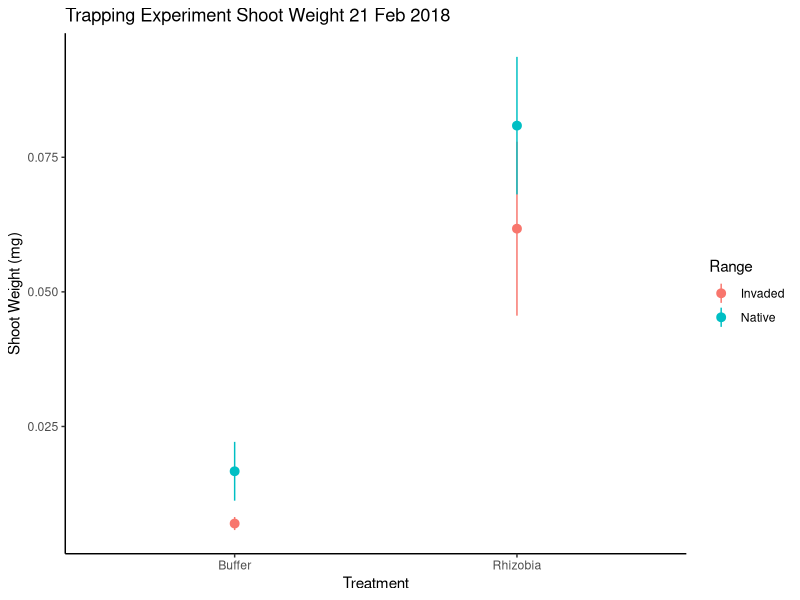
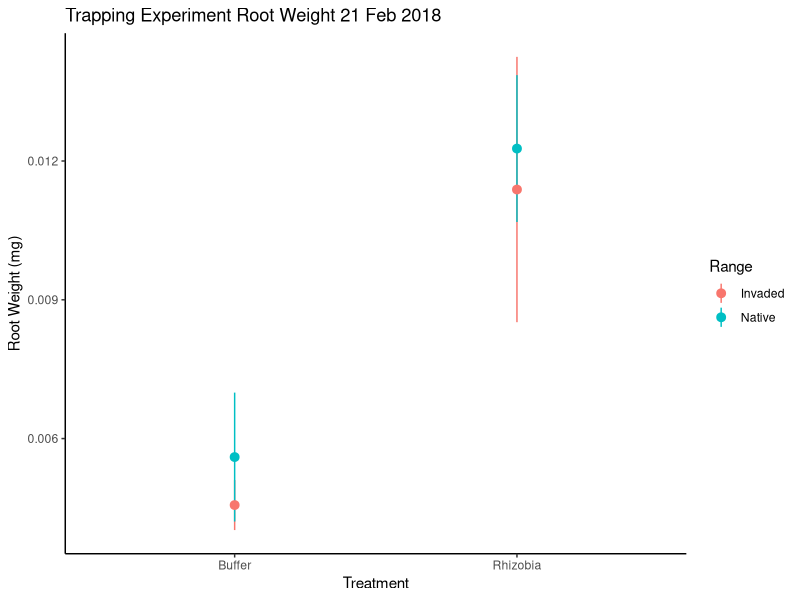
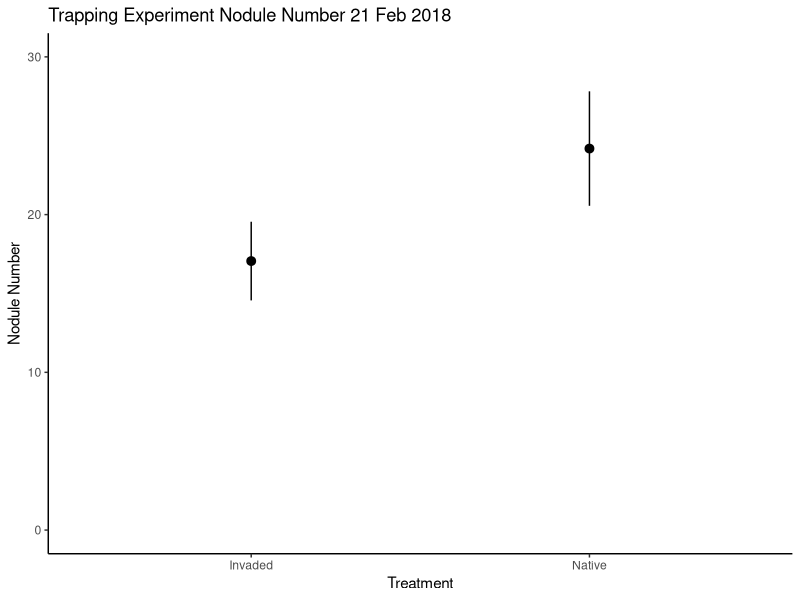
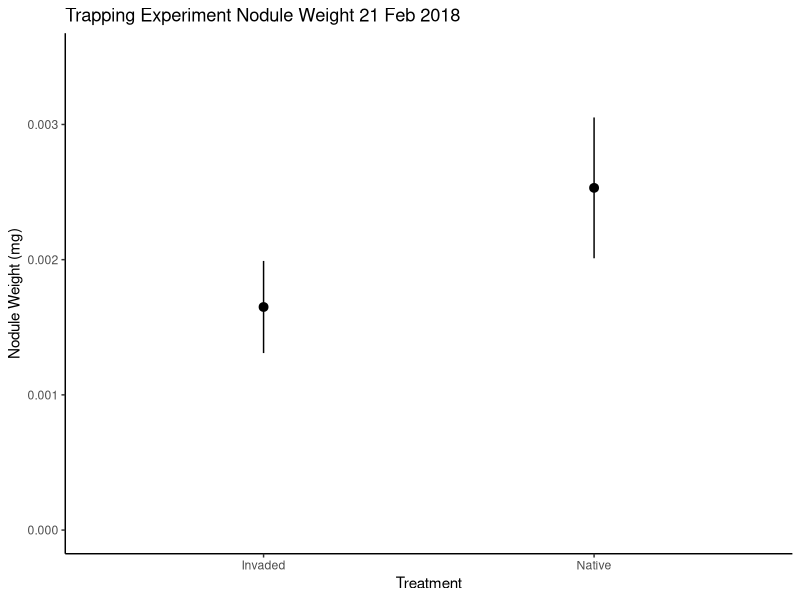

Here is the R script that generated these plots, in order: (Note: this script raises an error after producing the figures.)
## ---- chunk 1
knitr::opts_chunk$set(echo = TRUE)
## ---- chunk 2
library(ggplot2)
library(reshape2)
library(plyr)
library(dplyr)
library(car)
library(multcomp)
library(data.table)
library(lme4)
library(lmerTest)
library(emmeans)
## ---- chunk 3
setwd("~/Documents/Projects/Rhizobia_Pathogenic_Soil/results/processed_data/")
## ---- chunk 4
SRMort <- read.csv("Soil_Rhiz_All_Data20Feb2018.csv")
TrapMort <- read.csv("Trapping_Alll_Data20Feb2018.csv")

SRMort <- within(SRMort, Soil <- as.factor(paste(SoilConc, Inoculate)))
## ---- chunk 5
MortMod <- glmer(as.factor(Dead_0) ~ Treat * Range + (1 | Genotype), family = binomial(link = "logit"), data = TrapMort)

MortMod2 <- glm(as.factor(Dead_0) ~ Treatment * Range, family = binomial(link = "logit"), data = TrapMort)
## ---- chunk 6
car::Anova(MortMod) 
anova(MortMod2, test = "Chisq")

TrapBio <- subset(TrapMort, Treat != "Soil")

## ---- chunk 7
ShootMod <- lmer(ShootWeight ~ Treatment * Range + (1| Genotype), data = TrapBio)

## ---- chunk 8
anova(ShootMod)
ggplot(TrapBio, aes(x = Treatment, y = ShootWeight, colour = Range)) + stat_summary(fun.data = "mean_se") + theme_classic() + labs(x = "Treatment", y = "Shoot Weight (mg)", title = "Trapping Experiment Shoot Weight 21 Feb 2018")
## ---- chunk 9
RootMod <- lmer(RootWeight ~ Treatment * Range + (1| Genotype), data = TrapBio)
## ---- chunk 10
anova(RootMod)
ggplot(TrapBio, aes(x = Treatment, y = RootWeight, colour = Range)) + stat_summary(fun.data = "mean_se") + theme_classic() + labs(x = "Treatment", y = "Root Weight (mg)", title = "Trapping Experiment Root Weight 21 Feb 2018") 
## ---- chunk 11
NNMod <- lmer(NodNum ~ Range + (1| Genotype), data = TrapBio)
## ---- chunk 12
anova(NNMod)
ggplot(TrapBio, aes(x = Range, y = NodNum)) + stat_summary(fun.data = "mean_se") + theme_classic() + labs(x = "Treatment", y = "Nodule Number", title = "Trapping Experiment Nodule Number 21 Feb 2018")  + coord_cartesian(ylim = c(0,30))
## ---- chunk 13
NWMod <- lmer(NodWeight ~ Range + (1| Genotype), data = TrapBio)
## ---- chunk 14
anova(NWMod)
ggplot(TrapBio, aes(x = Range, y = NodWeight)) + stat_summary(fun.data = "mean_se") + theme_classic() + labs(x = "Treatment", y = "Nodule Weight (mg)", title = "Trapping Experiment Nodule Weight 21 Feb 2018")  + coord_cartesian(ylim = c(0,.0035)) 
## ---- chunk 15
SRMort$Treatment <- as.factor(SRMort$Treatment)
## ---- chunk 16
SRMortMod <- glm(DeadOrAlive ~ Treatment , family = binomial(link = "logit"), data = SRMort)
## ---- chunk 17
anova(SRMortMod, test = "Chisq")
## ---- chunk 18

SRMort$Survival <- ifelse(SRMort$DeadOrAlive == "Alive", 1,0)
ggplot(SRMort, aes(x = Treatment, y = Survival, colour = Inoculate, shape = SoilLocation)) + stat_summary(fun.data = "mean_se") + theme_classic() + labs(x = "Treatment", y = "Survival Rate", title = "SxR Experiment Mortality 21 Feb 2018") + facet_grid(. ~ SoilConc, scales = "free_x")
## ---- chunk 19
ggplot(SRMort, aes(x = SoilConc, y = Survival, colour = Inoculate)) + stat_summary(fun.data = "mean_se") + theme_classic() + labs(x = "Soil Concentration", y = "Survival Rate", title = "SxR Experiment Mortality 21 Feb 2018") #+ facet_grid(. ~ Match, scales = "free_x")
## ---- chunk 20
ggplot(SRMort, aes(x = Soil, y = Survival)) + stat_summary(fun.data = "mean_se") + theme_classic() + labs(x = "Soil Concentration", y = "Survival Rate", title = "SxR Experiment Mortality 21 Feb 2018") + facet_grid(. ~ Range, scales = "free_x") + theme(axis.text.x = element_text(angle = 45))


ggplot(SRMort, aes(x = Soil, y = Survival, colour = SoilLocation)) + stat_summary(fun.data = "mean_se") + theme_bw() + labs(x = "Soil Concentration", y = "Survival Rate", title = "SxR Experiment Mortality 21 Feb 2018") + facet_grid(SoilLocation ~ Range, scales = "free_x") + theme(axis.text.x = element_text(angle = 45))
## ---- chunk 21
SRMortMod3 <- glm(DeadOrAlive ~ Soil * Range * SoilLocation, family = binomial(link = "logit"), data = SRMort)
## ---- chunk 22
anova(SRMortMod3, test = "Chisq")
## ---- chunk 23
tt = lsmeans(SRMortMod3, specs = ~ Range | Soil:SoilLocation)
dd = pairs(tt)
summary(dd, by = NULL)
pairs(dd, by = "Soil")
## ---- chunk 24
ShootModSR <- lm(ShootWeight ~ Treatment * Range, data = SRMort)
## ---- chunk 25
anova(ShootModSR) 
## ---- chunk 26
ShootModSR <- lm(ShootWeight ~ Soil * Range * SoilLocation, data = SRMort)
## ---- chunk 27
anova(ShootModSR) 
## ---- chunk 28
ShootModSR <- lm(ShootWeight ~ Soil, data = SRMort)
summary(glht(ShootModSR, mcp(Soil = "Tukey")))
## ---- chunk 29

ggplot(SRMort, aes(x = Soil, y = ShootWeight, colour = Range)) + stat_summary(fun.data = "mean_se") + theme_bw() + labs(x = "Treatment", y = "Shoot Weight (mg)", title = "S x R Experiment Shoot Weight 21 Feb 2018") + theme(axis.text.x = element_text(angle = 45))
## ---- chunk 30
mod <- lm(ShootWeight ~ Soil * Range, data = SRMort)
tt = lsmeans(mod, specs = ~ Range | Soil)
dd = pairs(tt)
summary(dd, by = NULL)
## ---- chunk 31

SRMort_N <- subset(SRMort, Range == " Native")
ShootModSRs <- lm(ShootWeight ~ Soil , data = SRMort_N)
anova(ShootModSRs)
summary(glht(ShootModSRs, mcp(Soil = "Tukey")))
## ---- chunk 32
SRMort_I <- subset(SRMort, Range == "Invasive")
ShootModSRs <- lm(ShootWeight ~ Soil , data = SRMort_I)
Anova(ShootModSRs, type = "3")
summary(glht(ShootModSRs, mcp(Soil = "Tukey")))
## ---- chunk 33
RootModSR <- lm(RootWeight ~ Treatment * Range, data = SRMort)
anova(RootModSR) 
## ---- chunk 34
RootModSR <- lm(RootWeight ~ Soil * Range * SoilLocation, data = SRMort)
anova(RootModSR)
## ---- chunk 35
 ggplot(SRMort, aes(x = Soil, y = RootWeight)) + stat_summary(fun.data = "mean_se") + theme_bw() + labs(x = "Treatment", y = "Root Weight (mg)", title = "S x R Experiment Root Weight 21 Feb 2018") + facet_grid(SoilLocation ~ Range, scales = "free_x") + theme(axis.text.x = element_text(angle = 45))
## ---- chunk 36
tt = lsmeans(RootModSR, specs = ~ Range | Soil:SoilLocation)
dd = pairs(tt)
summary(dd, by = NULL)
pairs(dd, by = "Soil")
## ---- chunk 37
NNModSR <- lm(NodNum ~ Treatment * Range, data = SRMort)
anova(NNModSR) 

NNModSR <- lm(NodNum ~ Soil * Range * SoilLocation, data = SRMort)
anova(NNModSR) 
## ---- chunk 38
ggplot(SRMort, aes(x = Soil, y = NodNum)) + stat_summary(fun.data = "mean_se") + theme_classic() + labs(x = "Treatment", y = "Nodule Number", title = "S x R Experiment Nodule Number 21 Feb 2018") + facet_grid(SoilLocation ~ Range, scales = "free_x") + theme(axis.text.x = element_text(angle = 45))
## ---- chunk 39
# Native 
NNModSRs <- lm(NodNum ~ Soil , data = SRMort_N)
anova(NNModSRs)
summary(glht(NNModSRs, mcp(Soil = "Tukey")))

# Invasive
NNModSRs <- lm(NodNum ~ Soil , data = SRMort_I)
Anova(NNModSRs, type = "3")
summary(glht(NNModSRs, mcp(Soil = "Tukey")))
## ---- chunk 40
NWModSR <- lm(NodWeight ~ Treatment * Range, data = SRMort)
anova(NWModSR) 

NWModSR <- lm(NodWeight ~ Soil * Range * SoilLocation, data = SRMort)
anova(NWModSR) 
## ---- chunk 41
ggplot(SRMort, aes(x = Soil, y = NodWeight)) + stat_summary(fun.data = "mean_se") + theme_classic() + labs(x = "Treatment", y = "Nodule Weight", title = "S x R Experiment Nodule Weight 23 Feb 2018") + facet_grid(SoilLocation ~ Range, scales = "free_x") + theme(axis.text.x = element_text(angle = 45))
## ---- chunk 42
 # 26 Feb 2018
# testing the impact of soil on rhizobia
# SRMort_no_none has soil only removed
SRMort <- within(SRMort, Root_Shoot <- 1 / Shoot_Root)
 SRMort_no_none <- subset(SRMort, SoilConc != "none")

# Mortality
mod <- glm(DeadOrAlive ~ Soil, family = binomial(link = "logit"), data = SRMort_no_none)
anova(mod, test = "Chisq")

mod <- glm(DeadOrAlive ~ SoilConc * Inoculate, family = binomial(link = "logit"), data = SRMort_no_none)
anova(mod, test = "Chisq")

#SHoot - will continue with this b/c of line 320
mod <- lm(ShootWeight ~ SoilConc * Inoculate, data = SRMort_no_none)
anova(mod)
ggplot(SRMort_no_none, aes(x = Inoculate, y = ShootWeight, colour = SoilConc)) + stat_summary(fun.data = "mean_se")

mod <- lm(ShootWeight ~ Soil, data = SRMort_no_none)
anova(mod)
ggplot(SRMort_no_none, aes(x = Soil, y = ShootWeight)) + stat_summary(fun.data = "mean_se")

# All high buffer plants died!

SRMortSub2 <- subset(SRMort_no_none, Inoculate == "WSM")
SRMortSub3 <- subset(SRMort, Inoculate == "WSM")

#Mortality
mod <- glm(DeadOrAlive ~ SoilConc * SoilLocation * Range, family = binomial(link = "logit"), data = SRMortSub2)
anova(mod, test = "Chisq")

tt = lsmeans(mod, specs = ~ SoilLocation | SoilConc:Range)
dd = pairs(tt)
summary(dd, by = NULL)

tt = lsmeans(mod, specs = ~ SoilConc | SoilLocation:Range)
dd = pairs(tt)
summary(dd, by = NULL)

tt = lsmeans(mod, specs = ~ Range | SoilLocation:SoilConc)
dd = pairs(tt)
summary(dd, by = NULL)



ggplot(SRMortSub2, aes(x = SoilConc, y = Survival, colour = SoilConc)) + stat_summary(fun.data = "mean_se") + coord_cartesian(ylim = c(0,1)) +theme_bw()

mod <- glm(DeadOrAlive ~ SoilConc * SoilLocation * Range, family = binomial(link = "logit"), data = SRMortSub3)
anova(mod, test = "Chisq")

ggplot(SRMortSub3, aes(x = SoilConc, y = Survival, colour = SoilConc)) + stat_summary(fun.data = "mean_se") + coord_cartesian(ylim = c(0,1)) +theme_bw()

tt = lsmeans(mod, specs = ~ SoilLocation | SoilConc:Range)
dd = pairs(tt)
summary(dd, by = NULL)

tt = lsmeans(mod, specs = ~ SoilConc | SoilLocation:Range)
dd = pairs(tt)
summary(dd, by = NULL)

tt = lsmeans(mod, specs = ~ Range | SoilLocation:SoilConc)
dd = pairs(tt)
summary(dd, by = NULL)



# I you just compare high vs low WSM, there is a significant difference for survival. If no soil is included, then it becomes marginal due to ns difference from none treatment

# Shoot weight

mod <- lm(ShootWeight ~ SoilConc, data = SRMortSub2)
anova(mod)
ggplot(SRMortSub2, aes(x = SoilConc, y = ShootWeight, colour = SoilConc)) + stat_summary(fun.data = "mean_se")


mod <- lm(ShootWeight ~ SoilConc, data = SRMortSub3)
anova(mod)
ggplot(SRMortSub3, aes(x = SoilConc, y = ShootWeight, colour = SoilConc)) + stat_summary(fun.data = "mean_se")
summary(glht(mod, mcp(SoilConc = "Tukey")))

# No sig difference for either subset for shoot weight


# Root weight

mod <- lm(RootWeight ~ SoilConc, data = SRMortSub2)
anova(mod)
ggplot(SRMortSub2, aes(x = SoilConc, y = RootWeight, colour = SoilConc)) + stat_summary(fun.data = "mean_se")


mod <- lm(RootWeight ~ SoilConc, data = SRMortSub3)
anova(mod)
ggplot(SRMortSub3, aes(x = SoilConc, y = RootWeight, colour = SoilConc)) + stat_summary(fun.data = "mean_se")

# No sig diff for either subset, but there is a trend for increased root mass with decreasing soil


# Root:Shoot
mod <- lm(Root_Shoot ~ SoilConc, data = SRMortSub2)
anova(mod)
ggplot(SRMortSub2, aes(x = SoilConc, y = Root_Shoot, colour = SoilConc)) + stat_summary(fun.data = "mean_se")


mod <- lm(Root_Shoot ~ SoilConc, data = SRMortSub3)
anova(mod)
ggplot(SRMortSub3, aes(x = SoilConc, y = Root_Shoot, colour = SoilConc)) + stat_summary(fun.data = "mean_se")
summary(glht(mod, mcp(SoilConc = "Tukey")))

# no sig diff for first subset, but second is significant ( p = 0.043). There is no diff between H-L, sig between N-L, marg between N-H.

# Nod number

mod <- lm(NodNum ~ SoilConc, data = SRMortSub2)
anova(mod)
ggplot(SRMortSub2, aes(x = SoilConc, y = NodNum, colour = SoilConc)) + stat_summary(fun.data = "mean_se")


mod <- lm(NodNum ~ SoilConc, data = SRMortSub3)
anova(mod)
ggplot(SRMortSub3, aes(x = SoilConc, y = NodNum, colour = SoilConc)) + stat_summary(fun.data = "mean_se")
summary(glht(mod, mcp(SoilConc = "Tukey")))

# No sig diff for either subset, but there is a trend for increased nod number with decreasing soil

# Nod Weight

mod <- lm(NodWeight ~ SoilConc, data = SRMortSub2)
anova(mod)
ggplot(SRMortSub2, aes(x = SoilConc, y = NodWeight, colour = SoilConc)) + stat_summary(fun.data = "mean_se")


mod <- lm(NodWeight ~ SoilConc, data = SRMortSub3)
anova(mod)
ggplot(SRMortSub3, aes(x = SoilConc, y = NodWeight, colour = SoilConc)) + stat_summary(fun.data = "mean_se")
summary(glht(mod, mcp(SoilConc = "Tukey")))

# No sig diff for either subset, but there is a trend for increased nod weight with decreasing soil


# Now running models to see if there is a difference between genotypes
#Mortality
mod <- glm(DeadOrAlive ~ SoilConc * Genotype, family = binomial(link = "logit"), data = SRMortSub2)
anova(mod, test = "Chisq")

ggplot(SRMortSub2, aes(x = SoilConc, y = Survival, colour = Genotype)) + stat_summary(fun.data = "mean_se") + coord_cartesian(ylim = c(0,1)) +theme_bw() + facet_wrap(~Genotype)

mod <- glm(DeadOrAlive ~ SoilConc * Genotype, family = binomial(link = "logit"), data = SRMortSub3)
anova(mod, test = "Chisq")

ggplot(SRMortSub3, aes(x = SoilConc, y = Survival, colour = Genotype)) + stat_summary(fun.data = "mean_se") + coord_cartesian(ylim = c(0,1)) +theme_bw() + facet_wrap(~ Genotype)


# Genotype NS for mortality for either

# Shoot weight

mod <- lm(ShootWeight ~ SoilConc* Genotype, data = SRMortSub2)
anova(mod)
ggplot(SRMortSub2, aes(x = SoilConc, y = ShootWeight, colour = Genotype)) + stat_summary(fun.data = "mean_se") + facet_wrap(~ Genotype)


mod <- lm(ShootWeight ~ SoilConc * Genotype, data = SRMortSub3)
anova(mod)
ggplot(SRMortSub3, aes(x = SoilConc, y = ShootWeight, colour = Genotype)) + stat_summary(fun.data = "mean_se") + facet_wrap(~ Genotype)

tt = emmeans(mod,  ~ SoilConc|Genotype)
dd = pairs(tt)
summary(dd, by = NULL)
pairs(tt, simple = "Genotype")

tt = emmeans(mod,  ~ Genotype| SoilConc)
dd = pairs(tt)
summary(dd, by = NULL)
pairs(tt, simple = "Genotype")

# Using emmeans, there is a difference between ST. Aug and PI493292 at low WSM levels.




# Root weight

mod <- lm(RootWeight ~ SoilConc * Genotype, data = SRMortSub2)
anova(mod)
ggplot(SRMortSub2, aes(x = SoilConc, y = RootWeight, colour = Genotype)) + stat_summary(fun.data = "mean_se") + facet_wrap(~ Genotype)


mod <- lm(RootWeight ~ SoilConc * Genotype, data = SRMortSub3)
anova(mod)
ggplot(SRMortSub3, aes(x = SoilConc, y = RootWeight, colour = Genotype)) + stat_summary(fun.data = "mean_se") + facet_wrap(~ Genotype)

tt = emmeans(mod,  ~ SoilConc|Genotype)
dd = pairs(tt)
summary(dd, by = NULL)
pairs(tt, simple = "Genotype")

tt = emmeans(mod,  ~ Genotype| SoilConc)
dd = pairs(tt)
summary(dd, by = NULL)
# There is a sig diff in first subset between soil conc, genotype and interaction. In the second, the interaction becomes marginal. Then ran emmeans and found that in  Native Geno: H-L and H-N are sig. None in Invasive. But the two genotypes vary sig within low and none for root weight.


# Root:Shoot

mod <- lm(Root_Shoot ~ SoilConc * Genotype, data = SRMortSub2)
anova(mod)
ggplot(SRMortSub2, aes(x = SoilConc, y = Root_Shoot, colour = Genotype)) + stat_summary(fun.data = "mean_se") + facet_wrap(~ Genotype)


mod <- lm(Root_Shoot ~ SoilConc *Genotype, data = SRMortSub3)
anova(mod)
ggplot(SRMortSub3, aes(x = SoilConc, y = Root_Shoot, colour = Genotype)) + stat_summary(fun.data = "mean_se") + facet_wrap(~ Genotype)

tt = emmeans(mod,  ~ SoilConc|Genotype)
dd = pairs(tt)
summary(dd, by = NULL)
pairs(tt, simple = "Genotype")

tt = emmeans(mod,  ~ Genotype| SoilConc)
dd = pairs(tt)
summary(dd, by = NULL)

# In the first subset, only genotype is s ( p = 0.025). In the second, soil and genotype but not interaction are s (p = 0.022 for both). Using emmeans, in native sig dif between H-N and L-N (p = 0.0216, 0.0208) non for invasive. Between genotypes, only none is sig ( p= 0.0167)

# Nod number

mod <- lm(NodNum ~ SoilConc * Genotype, data = SRMortSub2)
anova(mod)
ggplot(SRMortSub2, aes(x = SoilConc, y = NodNum, Genotype = SoilConc)) + stat_summary(fun.data = "mean_se") + facet_wrap(~ Genotype)


mod <- lm(NodNum ~ SoilConc * Genotype, data = SRMortSub3)
anova(mod)
ggplot(SRMortSub3, aes(x = SoilConc, y = NodNum, colour = Genotype)) + stat_summary(fun.data = "mean_se") + facet_wrap(~ Genotype)

tt = emmeans(mod,  ~ SoilConc|Genotype)
dd = pairs(tt)
summary(dd, by = NULL)
pairs(tt, simple = "Genotype")

tt = emmeans(mod,  ~ Genotype| SoilConc)
dd = pairs(tt)
summary(dd, by = NULL)

# Genotype and interaction are sig in both subsets. Within Native, H-L is sig (0.0278). Between genotypes, low is sig ( p < 0.001)

# Nod Weight

mod <- lm(NodWeight ~ SoilConc * Genotype, data = SRMortSub2)
anova(mod)
ggplot(SRMortSub2, aes(x = SoilConc, y = NodWeight, colour = Genotype)) + stat_summary(fun.data = "mean_se") + facet_wrap(~ Genotype)


mod <- lm(NodWeight ~ SoilConc * Genotype, data = SRMortSub3)
anova(mod)
ggplot(SRMortSub3, aes(x = SoilConc, y = NodWeight, colour = Genotype)) + stat_summary(fun.data = "mean_se") + facet_wrap(~ Genotype)

tt = emmeans(mod,  ~ SoilConc|Genotype)
dd = pairs(tt)
summary(dd, by = NULL)
pairs(tt, simple = "Genotype")

tt = emmeans(mod,  ~ Genotype| SoilConc)
dd = pairs(tt)
summary(dd, by = NULL)
# First subset, genotype is sig ( p < 0.001). 2nd subset, soil and genotype are sig (p = 0.049, p < 0.001). Within genotype, native H-N is sig (p = 0.0224). between genotypes, sig for low and none ( p = 0.002, p = 0.0081)

# Going back to trapping data to check for match x no match for mortality

# Create match variable
TrapMort <- within(TrapMort, MatchNoMatch <- ifelse(Range == "Native" & grepl("PT", Treatment), "Match", ifelse(Range == "Invaded" & grepl("FL", Treatment), "Match", "NoMatch")))

TrapMortSub <- subset(TrapMort, Treat == "Soil")

ggplot(TrapMortSub, aes(x = Genotype, y = Dead_0, colour = MatchNoMatch)) + stat_summary(fun.data = "mean_se") + coord_cartesian(ylim = c(0,1)) +theme_bw() + facet_wrap(~ Range, scales = "free_x")

mod <- glm(as.factor(Dead_0) ~ MatchNoMatch * Range, family = binomial(link = "logit"), data = TrapMortSub)
anova(mod, test = "Chisq")

tt = emmeans(mod,  ~ Range| MatchNoMatch)
dd = pairs(tt)
summary(dd, by = NULL)

tt = emmeans(mod,  ~ MatchNoMatch | Range)
dd = pairs(tt)
summary(dd, by = NULL)

# No Significance
